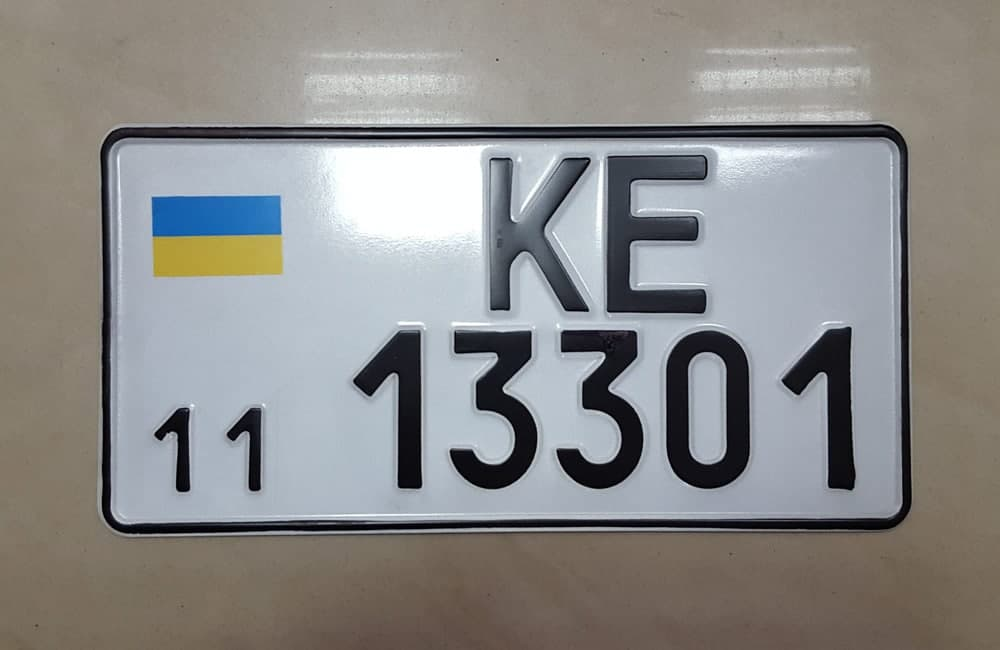
#> input picture Input/american_1995.jpg, 1000 x 650 px
$ python __init__.py
#> lines starting #> are read from the running program, lines starting #| are printed output that depends on the picture; after the words box and inside, x2 and y2 are one past the last pixel; in counts of white or black regions, pixels touching at a corner belong together
#> further down, img is the input picture: shape (650, 1000, 3); mean B, G, R 137, 138.4, 139.2
### NumberFinder/ColorFinder.py
import math
import os
import cv2.cv2 as cv2
import imutils
import numpy as np

lower_blue = [90, 50, 120]
upper_blue = [138, 255, 255]
lower_yellow = [22, 93, 0]
upper_yellow = [45, 255, 255]
lower_black = [0, 5, 50]
upper_black = [179, 50, 255]


# [39 lines left out: functions contours_of_color, find_center_of_contour, align_image_from_flag, not called in this run]


# def rotate(image, angle, center = None, scale = 1.0):
#     (h, w) = image.shape[:2]
#
#     if center is None:
#         center = (w / 2, h / 2)
#
#     # Perform the rotation
#     M = cv2.getRotationMatrix2D(center, angle, scale)
#     rotated = cv2.warpAffine(image, M, (w, h))
#
#     return rotated


def find_blue(img):
    hsv = cv2.cvtColor(img, cv2.COLOR_BGR2HSV)
#> hsv: shape (650, 1000, 3); mean H, S, V 62.9, 40, 147.8
    lower = np.array(lower_blue, dtype='uint8')
    upper = np.array(upper_blue, dtype='uint8')

    mask = cv2.inRange(hsv, lower, upper)
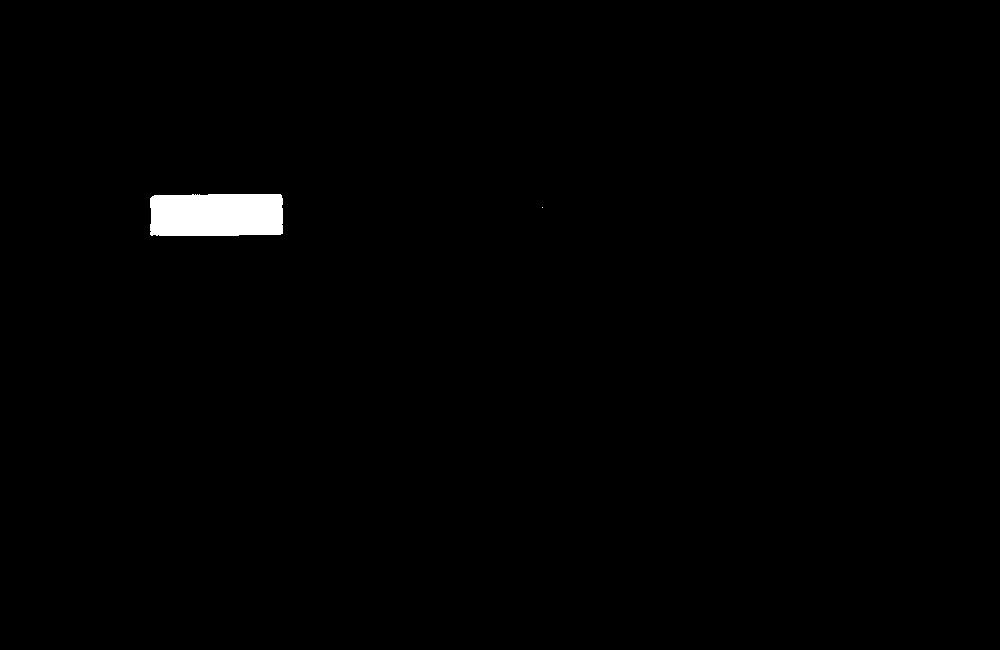
#> mask: shape (650, 1000); 0.84% white; 2 white regions (1 under 20 px)
    contours = cv2.findContours(mask, cv2.RETR_EXTERNAL, cv2.CHAIN_APPROX_SIMPLE)
#> contours = 2 contours, 1 with area under 20; largest, box (x1, y1, x2, y2) and area: (150, 194, 283, 236) 5280
    contours = contours[0] if len(contours) == 2 else contours[1]
    if len(contours) != 0:
        c = max(contours, key=cv2.contourArea)
#> c = contour of 48 points, box (x1, y1, x2, y2) (150, 194, 283, 236), area 5280
        x, y, width, height = cv2.boundingRect(c)
#> x = 150; y = 194; width = 133; height = 42
        # cv2.rectangle(img, (x, y), (x + width, y + height), (50, 255, 50), 2)
        center = x + width // 2, y + height // 2
#> center = (216, 215)
        cv2.circle(img, center, 2, (255, 255, 255), -1)
#> img: shape (650, 1000, 3); under 0.01% of pixels changed, all inside (x1, y1, x2, y2) = (214, 213, 219, 218)
        return x, y, width, height
    return False


# [18 lines left out: function find_yellow, not called in this run]


# [18 lines that do not run on import are left out]

### NumberFinder/__init__.py
from cv2 import cv2
from NumberFinder.ColorFinder import find_blue

import cv2


# [26 lines of commented-out code are left out]

def scope_to_int(_scope):
    # return [[int(number) for number in point] for point in _scope]
    return _scope


# [187 lines left out: functions find_coordinates_of_number_letters_american_1995, find_coordinates_of_number_letters_american_2004, find_coordinates_of_number_letters_american_2015, find_coordinates_of_number_letters_standard_1995, find_coordinates_of_number_letters_standard_2004, find_coordinates_of_number_letters_standard_2015 and 2 more, not called in this run]


def search_scope(image, function):
    blue_x, blue_y, blue_width, blue_height = find_blue(image)
#> blue_x = 150; blue_y = 194; blue_width = 133; blue_height = 42
    return scope_to_int(function(blue_x, blue_y, blue_width, blue_height))
#> in find_coordinates_of_number_letters_american_1995, `first_x = x - (width / 5)`: first_x = 123.4
#> in find_coordinates_of_number_letters_american_1995, `first_y = y + (4 * height)`: first_y = 362
#> in find_coordinates_of_number_letters_american_1995, `first_width = width * 195 / 130`: first_width = 199.5
#> in find_coordinates_of_number_letters_american_1995, `first_height = height * 151 / 40`: first_height = 158.6
#> in find_coordinates_of_number_letters_american_1995, `second_x = first_x + first_width + (width / 2)`: second_x = 389.4
#> in find_coordinates_of_number_letters_american_1995, `second_y = y - height * 1.5`: second_y = 131
#> in find_coordinates_of_number_letters_american_1995, `second_width = width * 387 / 130`: second_width = 395.9
#> in find_coordinates_of_number_letters_american_1995, `second_height = height * 180 / 40`: second_height = 189
#> in find_coordinates_of_number_letters_american_1995, `third_x = first_x + first_width`: third_x = 322.9
#> in find_coordinates_of_number_letters_american_1995, `third_y = second_y + second_height`: third_y = 320
#> in find_coordinates_of_number_letters_american_1995, `third_width = width * 590 / 130`: third_width = 603.6
#> in find_coordinates_of_number_letters_american_1995, `third_height = height * 204 / 40`: third_height = 214.2


if __name__ == '__main__':
    img = cv2.imread('../Input/american_1995.jpg')
    scopes = [*search_scope(img, find_coordinates_of_number_letters_american_1995),
              *search_scope(img, find_coordinates_of_number_letters_standard_1995),
              *search_scope(img, find_coordinates_of_number_letters_tractor_1995)
    ]
#> in find_blue (call 2), `hsv = cv2.cvtColor(img, cv2.COLOR_BGR2HSV)`: hsv: shape (650, 1000, 3); mean H, S, V 62.9, 40, 147.8
#> in find_blue (call 2), `mask = cv2.inRange(hsv, lower, upper)`: mask: shape (650, 1000); 0.84% white; 2 white regions (1 under 20 px), largest, box (x1, y1, x2, y2) and area: (150, 194, 283, 236) 5436
#> in find_coordinates_of_number_letters_standard_1995, `first_x = x + width * 0.1`: first_x = 163.3
#> in find_coordinates_of_number_letters_standard_1995, `first_y = y + height + (height * 1.5)`: first_y = 299
#> in find_coordinates_of_number_letters_standard_1995, `first_width = width * 95 / 82`: first_width = 154.1
#> in find_coordinates_of_number_letters_standard_1995, `first_height = height * 72 / 26`: first_height = 116.3
#> in find_coordinates_of_number_letters_standard_1995, `second_x = x + first_width`: second_x = 304.1
#> in find_coordinates_of_number_letters_standard_1995, `second_y = y - (height / 3)`: second_y = 180
#> in find_coordinates_of_number_letters_standard_1995, `second_width = width * 263 / 82`: second_width = 426.6
#> in find_coordinates_of_number_letters_standard_1995, `second_height = height * 146 / 26`: second_height = 235.8
#> in find_coordinates_of_number_letters_standard_1995, `third_x = second_x + second_width + (width / 1.5) * 0.7`: third_x = 792.7
#> in find_coordinates_of_number_letters_standard_1995, `third_y = second_y * 0.8`: third_y = 144
#> in find_coordinates_of_number_letters_standard_1995, `third_width = width * 176 / 82 * 1.1`: third_width = 314
#> in find_coordinates_of_number_letters_standard_1995, `third_height = second_height * 1.1`: third_height = 259.4
#> in find_coordinates_of_number_letters_standard_1995, `fourth_x = third_x + third_width`: fourth_x = 1106.7
#> in find_coordinates_of_number_letters_standard_1995, `fourth_y = second_y`: fourth_y = 180
#> in find_coordinates_of_number_letters_standard_1995, `fourth_width = width * 241 / 82`: fourth_width = 390.9
#> in find_coordinates_of_number_letters_standard_1995, `fourth_height = second_height`: fourth_height = 235.8
#> in find_coordinates_of_number_letters_tractor_1995, `first_width = width + (width * 0.1)`: first_width = 146.3
#> in find_coordinates_of_number_letters_tractor_1995, `first_height = height * 3`: first_height = 126
#> in find_coordinates_of_number_letters_tractor_1995, `first_x = x`: first_x = 150
#> in find_coordinates_of_number_letters_tractor_1995, `first_y = y + height + (height * 1.5)`: first_y = 299
#> in find_coordinates_of_number_letters_tractor_1995, `second_width = width * 406 / 75 * 0.95`: second_width = 684
#> in find_coordinates_of_number_letters_tractor_1995, `second_height = height * 157 / 24 * 1.1`: second_height = 302.2
#> in find_coordinates_of_number_letters_tractor_1995, `second_x = x - (width / 1.6)`: second_x = 66.88
#> in find_coordinates_of_number_letters_tractor_1995, `second_y = y - second_height - (height / 2)`: second_y = -129.2
#> in find_coordinates_of_number_letters_tractor_1995, `third_width = width * 250 / 75`: third_width = 443.3
#> in find_coordinates_of_number_letters_tractor_1995, `third_height = height * 150 / 24`: third_height = 262.5
#> in find_coordinates_of_number_letters_tractor_1995, `third_x = x + width + (width * 0.1)`: third_x = 296.3
#> in find_coordinates_of_number_letters_tractor_1995, `third_y = y - (y * 0.03)`: third_y = 188.2
#> scopes = 10 items, first 6: [123.4, 362, 199.5, 158.6], [322.9, 320, 603.6, 214.2], [389.4, 131, 395.9, 189], [163.3, 299, 154.1, 116.3], [304.1, 180, 426.6, 235.8], [792.7, 144, 314, 259.4]
    for scope in scopes:
        x, y, width, height = [int(number) for number in scope]
        cv2.rectangle(img, (x, y), (x + width, y + height), (0, 0, 0), 1, 1)
#> this loop made 10 passes
#> (scope, x, y, width, height) on passes 1 to 10: ([123.4, 362, 199.5, 158.6], 123, 362, 199, 158), ([322.9, 320, 603.6, 214.2], 322, 320, 603, 214), ([389.4, 131, 395.9, 189], 389, 131, 395, 189), ([163.3, 299, 154.1, 116.3], 163, 299, 154, 116), ([304.1, 180, 426.6, 235.8], 304, 180, 426, 235), ([792.7, 144, 314, 259.4], 792, 144, 314, 259), ([1106.7, 180, 390.9, 235.8], 1106, 180, 390, 235), ([150, 299, 146.3, 126], 150, 299, 146, 126), ([66.88, -129.2, 684, 302.2], 66, -129, 683, 302), ([296.3, 188.2, 443.3, 262.5], 296, 188, 443, 262)
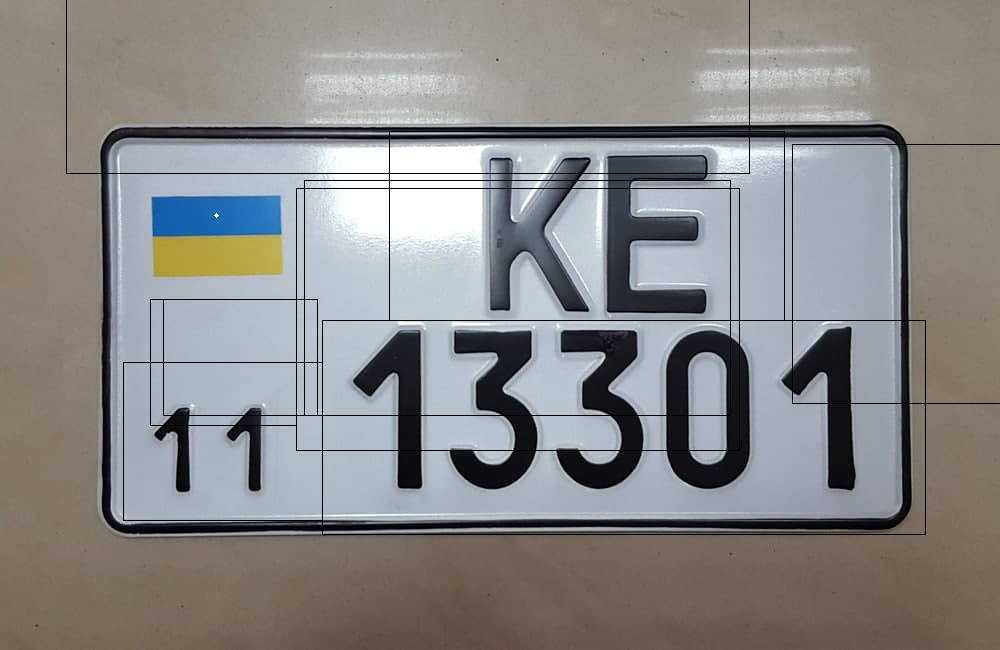
#> img: shape (650, 1000, 3); mean B, G, R 135, 136.4, 137.3
    cv2.imwrite('../Output/test.jpg', img)
